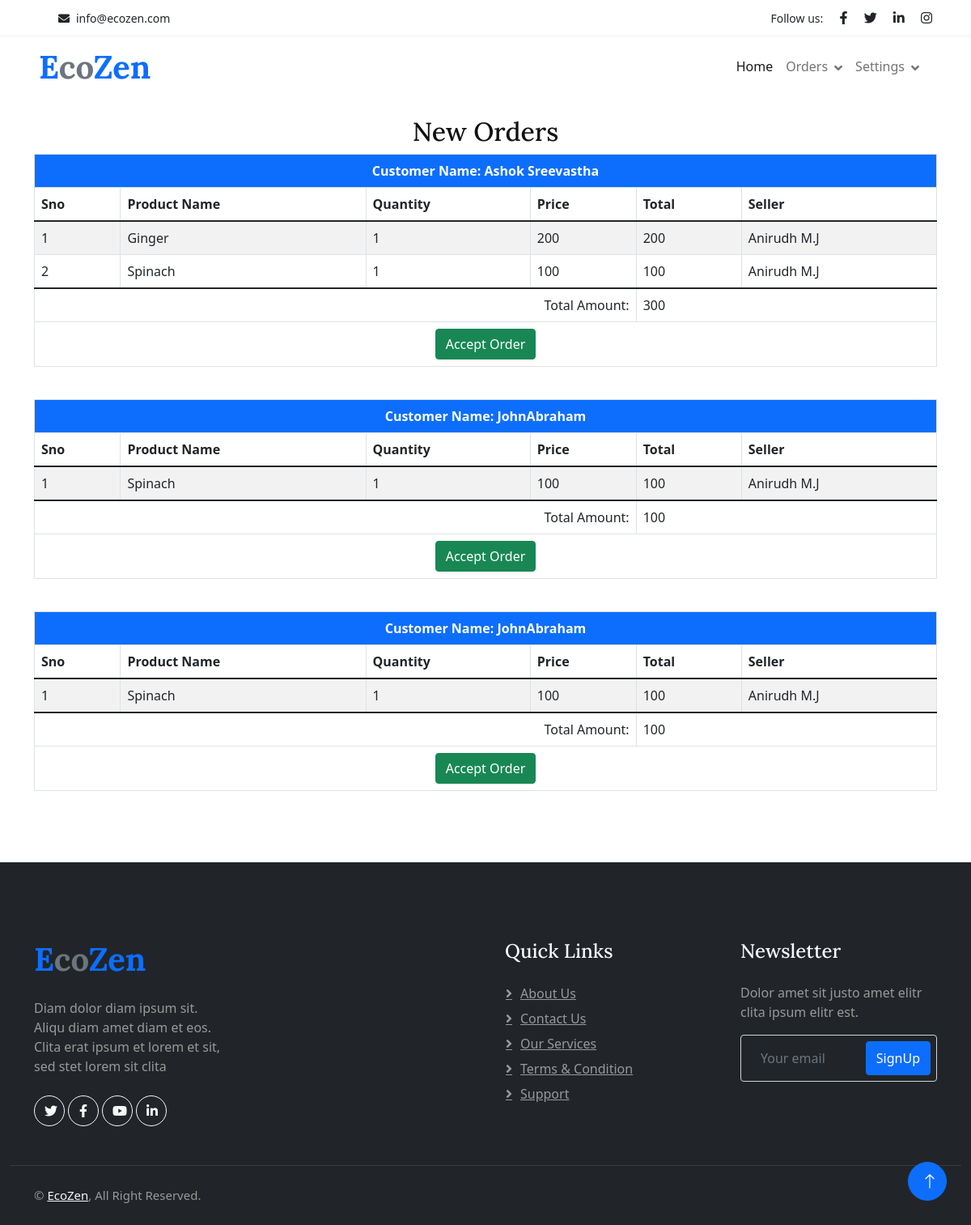
The page /Project/DelAgent/NewOrders.php on the database its author committed.
### tables this page shows
CREATE TABLE `tbl_booking` (
  `booking_id` int(11) NOT NULL,
  `booking_status` int(11) NOT NULL DEFAULT 0,
  `booking_date` varchar(60) NOT NULL,
  `user_id` int(11) NOT NULL,
  `booking_amount` varchar(60) NOT NULL,
  `del_id` int(11) NOT NULL
);

CREATE TABLE `tbl_user` (
  `user_id` int(11) NOT NULL,
  `user_name` varchar(150) NOT NULL,
  `user_gender` varchar(60) NOT NULL,
  `user_contact` varchar(60) NOT NULL,
  `user_email` varchar(60) NOT NULL,
  `user_password` varchar(60) NOT NULL,
  `user_image` varchar(60) NOT NULL,
  `user_proof` varchar(60) NOT NULL,
  `place_id` int(11) NOT NULL,
  `user_address` varchar(1000) NOT NULL
);

CREATE TABLE `tbl_cart` (
  `cart_id` int(11) NOT NULL,
  `product_id` int(11) NOT NULL,
  `booking_id` int(11) NOT NULL,
  `cart_qty` int(11) NOT NULL DEFAULT 1,
  `cart_status` int(11) NOT NULL DEFAULT 0
);

CREATE TABLE `tbl_product` (
  `product_id` int(11) NOT NULL,
  `product_name` varchar(60) NOT NULL,
  `product_price` int(11) NOT NULL,
  `product_details` varchar(60) NOT NULL,
  `subcategory_id` int(11) NOT NULL,
  `product_image` varchar(100) NOT NULL,
  `seller_id` int(11) NOT NULL
);

CREATE TABLE `tbl_seller` (
  `seller_id` int(11) NOT NULL,
  `seller_name` varchar(60) NOT NULL,
  `seller_contact` varchar(60) NOT NULL,
  `seller_email` varchar(100) NOT NULL,
  `seller_proof` varchar(60) NOT NULL,
  `seller_status` int(11) NOT NULL DEFAULT 0,
  `place_id` int(11) NOT NULL,
  `seller_gender` varchar(60) NOT NULL,
  `seller_image` varchar(60) NOT NULL,
  `seller_password` varchar(60) NOT NULL,
  `seller_address` varchar(1000) NOT NULL
);

### Project/DelAgent/NewOrders.php (the view, shortened to what this page needs)
<?php
include("Head.php");
include("../Assets/Connection/Connection.php");
        ?>
<!DOCTYPE html>
<html lang="en">
<head>
    <link href="https://cdn.jsdelivr.net/npm/bootstrap@5.1.3/dist/css/bootstrap.min.css" rel="stylesheet">
</head>
<body>
<div class="container mt-5">
    <h2 class="text-center">New Orders</h2>
    <div class="table-responsive">
        <form method="POST" action="">
            <?php
$selqry = "SELECT * FROM tbl_booking b
                       INNER JOIN tbl_user u ON b.user_id = u.user_id
                       INNER JOIN tbl_cart c ON c.booking_id = b.booking_id
                       INNER JOIN tbl_product p ON p.product_id = c.product_id
                       INNER JOIN tbl_seller s ON s.seller_id = p.seller_id
                       WHERE cart_status = 2 GROUP BY c.booking_id
                       ORDER BY c.booking_id DESC";
            $result = $con->query($selqry);
            while ($data = $result->fetch_assoc()) { ?>
                <table class="table table-bordered table-striped">
                    <thead>
                        <tr>
                            <th colspan="6" class="text-center bg-primary text-white">Customer Name: <?php echo $data['user_name']; ?></th>
                        </tr>
                        <tr>
                            <th>Sno</th>
                            <th>Product Name</th>
                            <th>Quantity</th>
                            <th>Price</th>
                            <th>Total</th>
                            <th>Seller</th>
                        </tr>
                    </thead>
                    <tbody>
                        <?php
                        $bselqry = "SELECT * FROM tbl_cart c
                                    INNER JOIN tbl_product p ON c.product_id = p.product_id
                                    INNER JOIN tbl_seller s ON s.seller_id = p.seller_id
                                    WHERE c.booking_id = " . $data['booking_id'];
                        $bresult = $con->query($bselqry);
                        $i = 0;
                        while ($bdata = $bresult->fetch_assoc()) {
                            $i++;
                            $total_price = $bdata['cart_qty'] * $bdata['product_price']; ?>
                            <tr>
                                <td><?php echo $i; ?></td>
                                <td><?php echo $bdata["product_name"]; ?></td>
                                <td><?php echo $bdata['cart_qty']; ?></td>
                                <td><?php echo $bdata["product_price"]; ?></td>
                                <td><?php echo $total_price; ?></td>
                                <td><?php echo $bdata["seller_name"]; ?></td>
                            </tr>
                        <?php } ?>
                    </tbody>
                    <tfoot>
                        <tr>
                            <td colspan="4" class="text-end">Total Amount:</td>
                            <td colspan="2"><?php echo $data['booking_amount']; ?></td>
                        </tr>
                        <tr>
                            <td colspan="6" class="text-center">
                                <a href="NewOrders.php?bid=<?php echo $data['booking_id']; ?>" class="btn btn-success">Accept Order</a>
                            </td>
                        </tr>
                    </tfoot>
                </table>
                <br>
            <?php } ?>
        </form>
    </div>
</div>
</body>
</html>
<?php
include("Foot.php");
?>

### Project/Assets/Templates/Main/css/style.css (style rules this page uses)
:root { --primary: #3CB815; --secondary: #F65005; --light: #F7F8FC; --dark: #111111; }
.btn { font-weight: 500; transition: .5s; }

### rows shown on the page
tbl_booking: user.user_name "Ashok Sreevastha", booking_amount "300"
tbl_cart: product.product_name "Ginger", cart_qty "1", product.product_price "200", tbl_seller.seller_name "Anirudh M.J"
tbl_cart: product.product_name "Spinach", cart_qty "1", product.product_price "100", tbl_seller.seller_name "Anirudh M.J"
tbl_booking: user.user_name "JohnAbraham", booking_amount "100"
tbl_cart: product.product_name "Spinach", cart_qty "1", product.product_price "100", tbl_seller.seller_name "Anirudh M.J"
tbl_booking: user.user_name "JohnAbraham", booking_amount "100"
tbl_cart: product.product_name "Spinach", cart_qty "1", product.product_price "100", tbl_seller.seller_name "Anirudh M.J"
